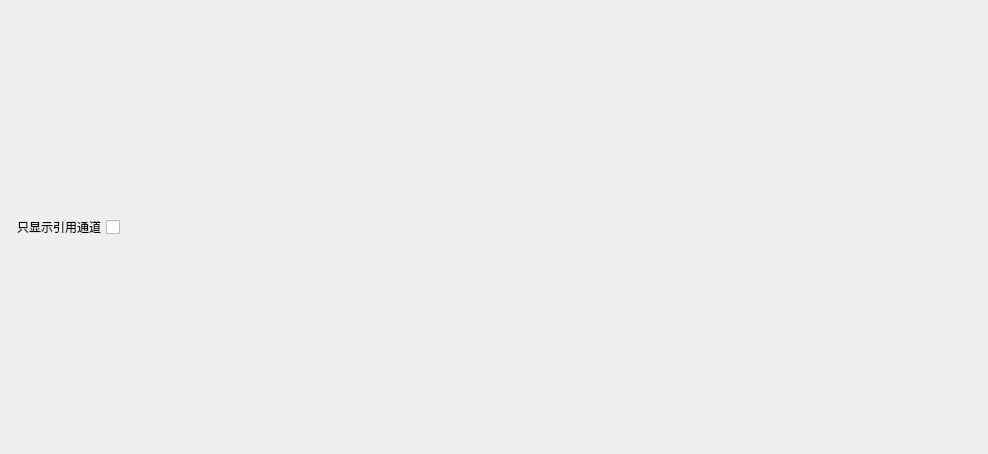
<?xml version="1.0" encoding="UTF-8"?>
<ui version="4.0">
 <class>QGooseOutCfgWidget</class>
 <widget class="QWidget" name="QGooseOutCfgWidget">
  <property name="geometry">
   <rect>
    <x>0</x>
    <y>0</y>
    <width>988</width>
    <height>454</height>
   </rect>
  </property>
  <property name="windowTitle">
   <string>Form</string>
  </property>
  <layout class="QVBoxLayout" name="verticalLayout_3" stretch="3,1,6">
   <item>
    <layout class="QVBoxLayout" name="m_VCbLayout"/>
   </item>
   <item>
    <layout class="QHBoxLayout" name="horizontalLayout">
     <item>
      <widget class="QCheckBox" name="checkBox">
       <property name="layoutDirection">
        <enum>Qt::RightToLeft</enum>
       </property>
       <property name="text">
        <string>只显示引用通道</string>
       </property>
      </widget>
     </item>
     <item>
      <spacer name="horizontalSpacer">
       <property name="orientation">
        <enum>Qt::Horizontal</enum>
       </property>
       <property name="sizeHint" stdset="0">
        <size>
         <width>40</width>
         <height>20</height>
        </size>
       </property>
      </spacer>
     </item>
    </layout>
   </item>
   <item>
    <layout class="QVBoxLayout" name="m_ChCfgLayout"/>
   </item>
  </layout>
 </widget>
 <resources/>
 <connections/>
</ui>
